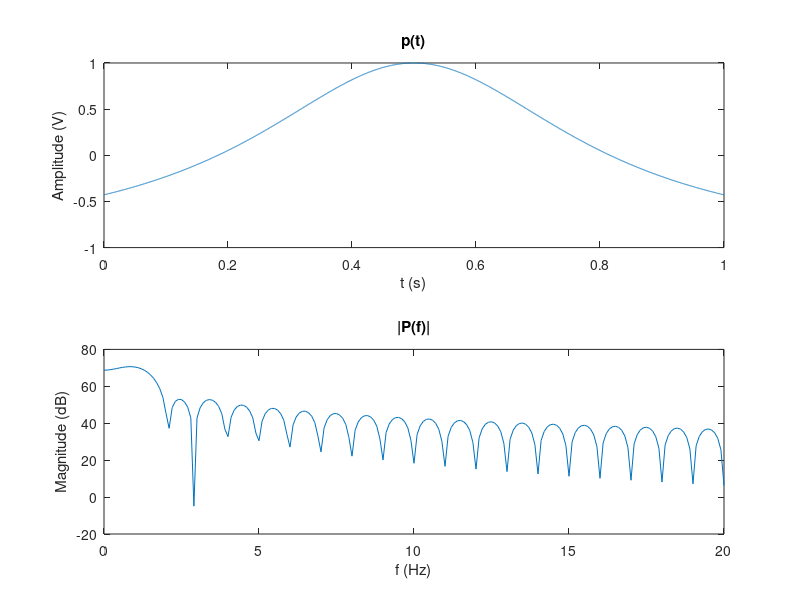
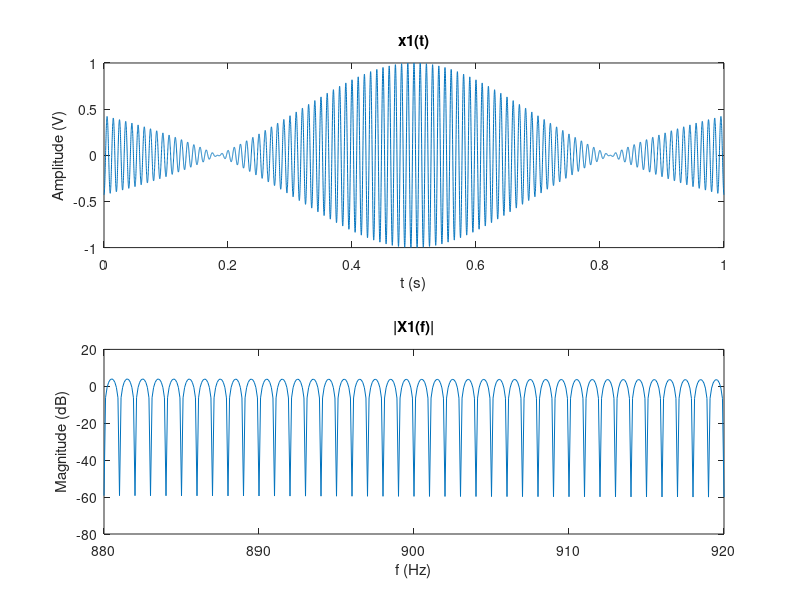

MATLAB code to generate these figures, in order: (Note: this script raises an error after producing the figures.)
%Camille Chow
%ECE300 PSET 2
%10/13/17

fc = 1000;
fs = 10*fc;
N = 10000;
N0 = 10*N;

dt = 1/fs;
n = 0:N-1;
t = n*dt;
f0 = 100;
x0 = cos(2*pi*f0*t);
T0 = max(t);
p = 2./(1+10*((t-T0/2)./T0).^2) - 1;

Pf = fftshift(fft(p,N0));
k = -N0/2:N0/2-1;
f = k*fs/N0;

%7a)
W = 20;
fidx = find(0<=f & f<=W);
fkeep = f(fidx);
Pfkeep = Pf(fidx);

figure
subplot(2,1,1)
plot(t,p)
title('p(t)')
xlabel('t (s)')
ylabel('Amplitude (V)')
subplot(2,1,2)
plot(fkeep,20*log10(abs(Pfkeep)))
title('|P(f)|')
xlabel('f (Hz)')
ylabel('Magnitude (dB)')

% mag2db(abs(max(Pfkeep))) = 70.6283 dB
% After 20Hz, the spectrum magnitude is less than 36 dB,
% which is about 35 dB lower than the peak

%7b)
x1 = p.*x0;
Xf = fftshift(fft(x1,N0));

fidx = find((fc-(f0+W))<=f & f<=(fc-(f0-W)));
fkeep = f(fidx);
Xfkeep = Xf(fidx);

figure
subplot(2,1,1)
plot(t,x1)
title('x1(t)')
xlabel('t (s)')
ylabel('Amplitude (V)')
subplot(2,1,2)
plot(fkeep,20*log10(abs(Xfkeep)))
title('|X1(f)|')
xlabel('f (Hz)')
ylabel('Magnitude (dB)')

%7c)
pAM = .5*modulate(p,fc,fs,'amdsb-tc',-2);
x1AM = .5*modulate(x1,fc,fs,'amdsb-tc',-2);

P_AM = fftshift(fft(pAM,N0));
x1_AM = fftshift(fft(x1AM,N0));

P_AMkeep = P_AM(fidx);
x1_AMkeep = x1_AM(fidx);

figure
subplot(2,2,1)
plot(t,pAM)
title('p(t) AM modulated signal')
xlabel('t (s)')
ylabel('Amplitude (V)')
subplot(2,2,2)
plot(t,x1AM)
title('x1(t) AM modulated signal')
xlabel('t (s)')
ylabel('Amplitude (V)')
subplot(2,2,3)
plot(fkeep,20*log10(abs(P_AMkeep)))
title('Magnitude Response')
xlabel('f (Hz)')
ylabel('Magnitude (dB)')
subplot(2,2,4)
plot(fkeep,20*log10(abs(x1_AMkeep)))
title('Magnitude Response')
xlabel('f (Hz)')
ylabel('Magnitude (dB)')

%7d)
phat = imag(hilbert(p));
x1hat = imag(hilbert(x1));

figure
subplot(2,1,1)
plot(t,phat)
title('Hilbert transform of p(t)')
xlabel('t (s)')
ylabel('Amplitude (V)')
subplot(2,1,2)
plot(t,x1hat)
title('Hilbert transform of x1(t)')
xlabel('t (s)')
ylabel('Amplitude (V)')

%7e)
DSBp = modulate(p,fc,fs,'am');
DSBpf = fftshift(fft(DSBp,N0));
DSBpfkeep = DSBpf(fidx);
[DSBp_upper,DSBp_lower] = envelope(DSBp,100,'peak');

DSBx1 = modulate(x1,fc,fs,'am');
DSBxf = fftshift(fft(DSBx1,N0));
DSBxfkeep = DSBxf(fidx);
[DSBx1_upper,DSBx1_lower] = envelope(DSBx1,100,'peak');

LSSBp = ssbmod(p,fc,fs,0);
LSSBpf = fftshift(fft(LSSBp,N0));
LSSBpfkeep = LSSBpf(fidx);
[LSSBp_upper,LSSBp_lower] = envelope(LSSBp,100,'peak');

LSSBx1 = ssbmod(x1,fc,fs,0);
LSSBxf = fftshift(fft(LSSBx1,N0));
LSSBxfkeep = LSSBxf(fidx);
[LSSBx1_upper,LSSBx1_lower] = envelope(LSSBx1,100,'peak');

USSBp = ssbmod(p,fc,fs,0,'upper');
USSBpf = fftshift(fft(USSBp,N0));
USSBpfkeep = USSBpf(fidx);
[USSBp_upper,USSBp_lower] = envelope(USSBp,100,'peak');

USSBx1 = ssbmod(x1,fc,fs,0,'upper');
USSBxf = fftshift(fft(USSBx1,N0));
USSBxfkeep = USSBxf(fidx);
[USSBx1_upper,USSBx1_lower] = envelope(USSBx1,100,'peak');

figure
subplot(2,3,1)
plot(t,DSBp)
title('p(t) DSB modulated signal')
xlabel('t (s)')
ylabel('Amplitude (V)')

subplot(2,3,2)
plot(fkeep,20*log10(abs(DSBpfkeep)))
title('p(t) DSB magnitude response')
xlabel('f (Hz)')
ylabel('Magnitude (dB)')

subplot(2,3,3)
plot(t,DSBp_lower,t,DSBp_upper)
title('p(t) DSB envelopes')
xlabel('t (s)')
ylabel('Amplitude (V)')

subplot(2,3,4)
plot(t,DSBx1)
title('x1(t) DSB modulated signal')
xlabel('t (s)')
ylabel('Amplitude (V)')

subplot(2,3,5)
plot(fkeep,20*log10(abs(DSBxfkeep)))
title('x1(t) DSB magnitude response')
xlabel('f (Hz)')
ylabel('Magnitude (dB)')

subplot(2,3,6)
plot(t,DSBx1_lower,t,DSBx1_upper)
title('x1(t) DSB envelopes')
xlabel('t (s)')
ylabel('Amplitude (V)')

figure
subplot(2,3,1)
plot(t,LSSBp)
title('p(t) LSSB modulated signal')
xlabel('t (s)')
ylabel('Amplitude (V)')

subplot(2,3,2)
plot(fkeep,20*log10(abs(LSSBpfkeep)))
title('p(t) LSSB magnitude response')
xlabel('f (Hz)')
ylabel('Magnitude (dB)')

subplot(2,3,3)
plot(t,LSSBp_lower,t,LSSBp_upper)
title('p(t) LSSB envelopes')
xlabel('t (s)')

subplot(2,3,4)
plot(t,LSSBx1)
title('x1(t) LSSB modulated signal')
xlabel('t (s)')
ylabel('Amplitude (V)')

subplot(2,3,5)
plot(fkeep,20*log10(abs(LSSBxfkeep)))
title('x1(t) LSSB magnitude response')
xlabel('f (Hz)')
ylabel('Magnitude (dB)')

subplot(2,3,6)
plot(t,LSSBx1_lower,t,LSSBx1_upper)
title('x1(t) LSSB envelopes')
xlabel('t (s)')
ylabel('Amplitude (V)')

figure
subplot(2,3,1)
plot(t,USSBp)
title('p(t) USSB modulated signal')
xlabel('t (s)')
ylabel('Amplitude (V)')

subplot(2,3,2)
plot(fkeep,20*log10(abs(USSBpfkeep)))
title('p(t) USSB magnitude response')
xlabel('f (Hz)')
ylabel('Magnitude (dB)')

subplot(2,3,3)
plot(t,USSBp_lower,t,USSBp_upper)
title('p(t) USSB envelopes')
xlabel('t (s)')
ylabel('Amplitude (V)')

subplot(2,3,4)
plot(t,USSBx1)
title('x1(t) USSB modulated signal')
xlabel('t (s)')
ylabel('Amplitude (V)')

subplot(2,3,5)
plot(fkeep,20*log10(abs(USSBxfkeep)))
title('x1(t) USSB magnitude response')
xlabel('f (Hz)')
ylabel('Magnitude (dB)')

subplot(2,3,6)
plot(t,USSBx1_lower,t,USSBx1_upper)
title('x1(t) USSB envelopes')
xlabel('t (s)')
ylabel('Amplitude (V)')

%8d)
pFM = fmmod(p,fc,fs,5);
xFM = fmmod(x1,fc,fs,1);

P_FM = fftshift(fft(pFM,N0));
x_FM = fftshift(fft(xFM,N0));

BTp = 320;
fidx_p = find((fc-2*BTp)<=f & f<=(fc+2*BTp));
fkeep_p = f(fidx_p);

BTx = 600;
fidx_x = find((fc-2*BTx)<=f & f<=(fc+2*BTx));
fkeep_x = f(fidx_x);

P_FMkeep = P_FM(fidx_p);
X_FMkeep = x_FM(fidx_x);

figure
subplot(2,2,1)
plot(t,pFM)
title('p(t) FM modulated signal')
xlabel('t (s)')
ylabel('Amplitude (V)')

subplot(2,2,2)
plot(fkeep_p,20*log10(abs(P_FMkeep)))
title('Magnitude Response')
xlabel('f (Hz)')
ylabel('Magnitude (dB)')
xlim([min(fkeep_p) max(fkeep_p)])

subplot(2,2,3)
plot(t,xFM)
title('x1(t) FM modulated signal')
xlabel('t (s)')
ylabel('Amplitude (V)')

subplot(2,2,4)
plot(fkeep_x,20*log10(abs(X_FMkeep)))
title('Magnitude Response')
xlabel('f (Hz)')
ylabel('Magnitude (dB)')
xlim([min(fkeep_x) max(fkeep_x)])

%8e)
% From plot, which uses the universal curve BT, it is clear that
% this is an overestimate for both signals,
% the p magnitude respone finishes sloping off around 
% plus or minus 500 Hz, and plus or minus 1000 Hz for x1,
% making carsons rule an underestimate for both